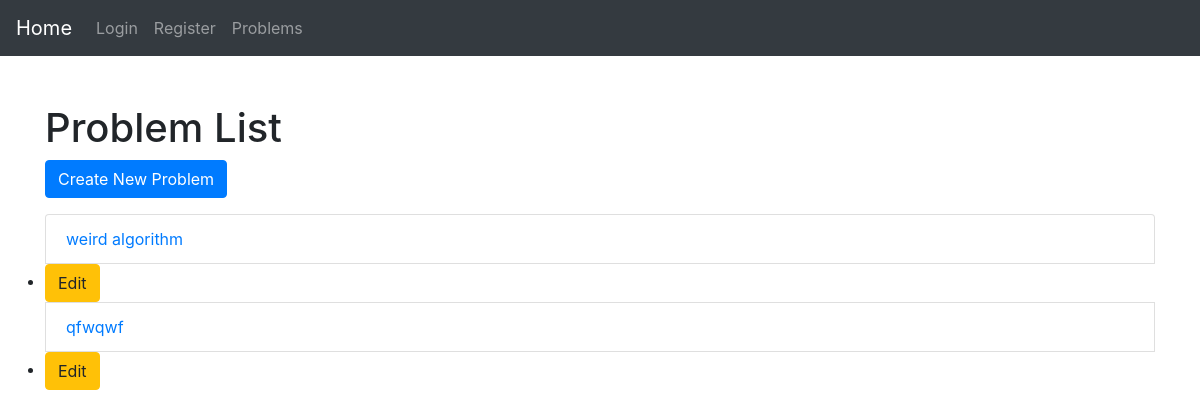
Page /problems/ on the earlier database version.
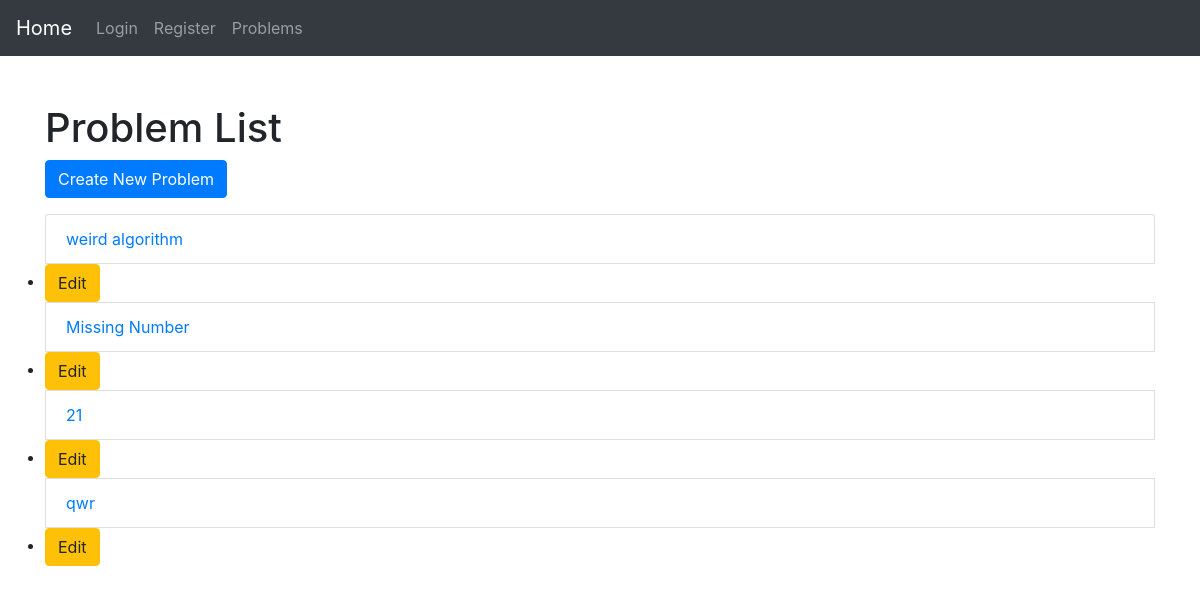
Same page on the later database version.
### problems/models.py (models this page shows, shortened)
class Problem(models.Model):
    title = models.CharField(max_length=200)
    description = models.TextField()
    input = models.TextField()
    output = models.TextField()
    constraints = models.TextField()

### problems/views.py (the view)
# urls.py: path('', views.problem_list, name='problem_list'),
def problem_list(request):
    problems = Problem.objects.all()
    return render(request, 'problem_list.html', {'problems': problems})

### problems/templates/problem_list.html (shortened to what this page needs)
<!DOCTYPE html>
<html lang="en">
<head>
    <link href="https://maxcdn.bootstrapcdn.com/bootstrap/4.5.2/css/bootstrap.min.css" rel="stylesheet" />
</head>
<body>
    <nav class="navbar navbar-expand-lg navbar-dark bg-dark">
        <a class="navbar-brand" href="{% url 'home' %}">Home</a>
        <div class="collapse navbar-collapse">
            <ul class="navbar-nav mr-auto">
                {% if user.is_authenticated %}
                    <li class="nav-item">
                        <a class="nav-link" href="{% url 'logout' %}">Logout</a>
                    </li>
                {% else %}
                    <li class="nav-item">
                        <a class="nav-link" href="{% url 'login' %}">Login</a>
                    </li>
                    <li class="nav-item">
                        <a class="nav-link" href="{% url 'register' %}">Register</a>
                    </li>
                {% endif %}
                <li class="nav-item">
                    <a class="nav-link" href="{% url 'problem_list' %}">Problems</a>
                </li>
            </ul>
        </div>
    </nav>
</body>
</html>
<head>
    <link href="https://maxcdn.bootstrapcdn.com/bootstrap/4.5.2/css/bootstrap.min.css" rel="stylesheet" />
</head>
<body>
    <div class="container mt-5">
        <h1>Problem List</h1>
        <a href="{% url 'create_problem' %}" class="btn btn-primary mb-3">Create New Problem</a>
        <ul class="list-group">
            {% for problem in problems %}
                <li class="list-group-item">
                    <a href="{% url 'problem_detail' problem.pk %}">{{ problem.title }}</a>
                </li>
                <li>
                    <a href="{% url 'edit_problem' problem.id %}" class="btn btn-warning">Edit</a>
                </li>
            {% endfor %}
        </ul>
    </div>
</body>
</html>

Differences in the rows shown:
removed Problem: title "qfwqwf"
added Problem: title "Missing Number"
added Problem: title "21"
added Problem: title "qwr"
